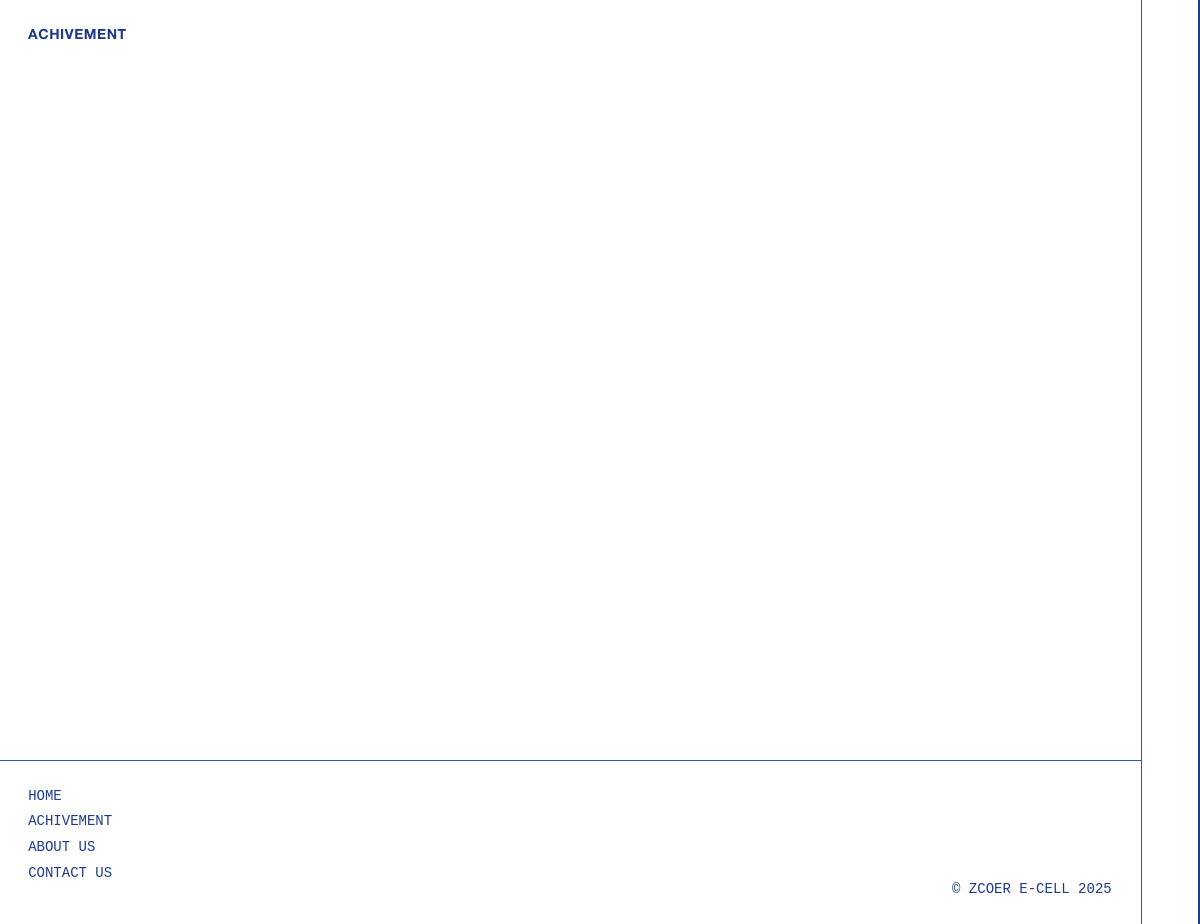
Before: /achive/ with the older database file.
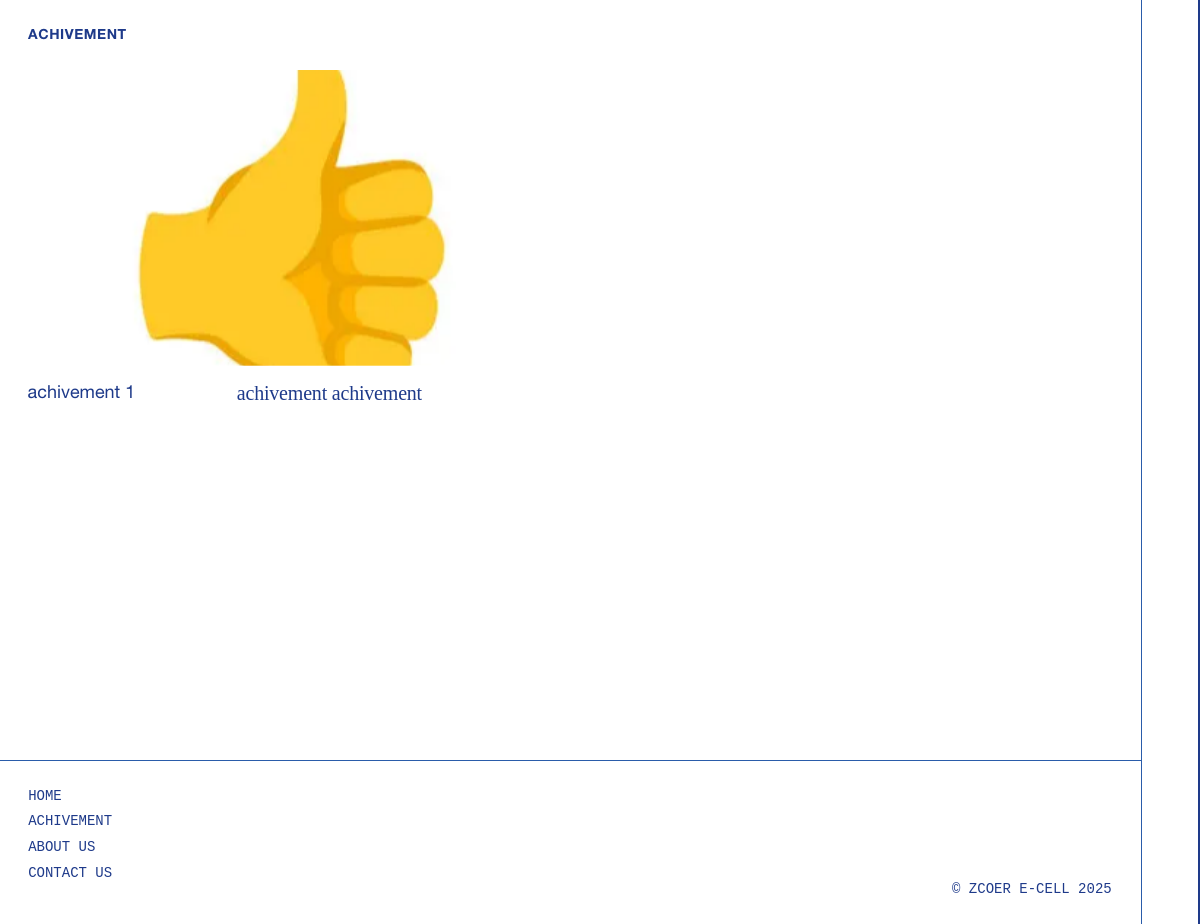
After: the same page with the newer database file.
### GeneralApp/models.py (models this page shows, shortened)
class Achivement(models.Model):
    title = models.CharField(max_length=200)
    header_image = models.ImageField(upload_to='event_headers/')
    detail_description = HTMLField(blank=True)
    date = models.DateField(auto_now=False, auto_now_add=False)
    description = models.TextField(max_length=450, blank=True, default='', help_text="Enter 10 words description only")
    slug = models.SlugField(unique=True, blank=True, help_text="keep empty")

### GeneralApp/views.py (the view)
# urls.py: path('achive/', views.achive, name='achive'),
def achive(request):
    event = Achivement.objects.all()
    return render(request, 'achivement.html', {'event' : event})

### templates/achivement.html (shortened to what this page needs)
{% extends "base.html" %}
{% block body_class %}work nav--pre{% endblock %}
{% block extra_css %}
	<link href="../static/styles/work.css" rel="stylesheet">
{% endblock %}
{% block content %}
<header>
	<h1> Achivement </h1>
</header>
<section>
	<menu>
	{% for event in event %}
		<li class="event-item {% if event.status == 'ongoing' %}ongoing{% elif event.status == 'completed' %}past{% else %}upcoming{% endif %}">
			<a href="{% url 'single_achivement' event.slug %}">
				<figure style="--aspect-ratio:16 / 9">
					<picture>
						<source media="(max-width: 767px)" sizes="90vw" srcset="{{event.header_image.url}}">
						<img src="{{event.header_image.url}}">
					</picture>
				</figure>
				<div>
					<h3 class="title-summary-title">{{event.title}}</h3>
				</div>
				<blockquote class="title-summary-body">
					<p>{{event.description}}</p>
				</blockquote>
			</a>
		</li>
	{% endfor %}
	</menu>
	<br/><br/>
</section>
{% endblock %}

### templates/base.html (shortened to what this page needs)
<!doctype html>
<html lang="en-us">
	<head>
        <link href="../static/styles/common.css" rel="stylesheet">
		{% block extra_css %}{% endblock %}
    </head>
    <body id="top" class="{% block body_class %}{% endblock %}">
<main>
        {% block content %}{% endblock %}
        <footer class="main-page-footer invert" id="footer">
			<menu class="links footer-links" style="--link--count:2">
				<li>
					<a class="" href="{% url 'index' %}">
						<p class="footer-link-title">Home</p>
					</a>
				</li>
				<li>
					<a class="" href="{% url 'achive' %}">
						<p class="footer-link-title">Achivement</p>
					</a>
				</li>
				<li>
					<a class="" href="{% url 'about' %}">
						<p class="footer-link-title">About Us</p>
					</a>
				</li>
				<li>
					<a class="" href = "#detail">
						<p class="footer-link-title">Contact Us</p>
					</a>
				</li>
			</menu>
			<menu class="links footer-promo-links" style="--link--count:2">
			</menu>
			<div class="b-corp-wrapper">
				<div>&nbsp;</div>
				<p class="footer-copyright">
					&copy; ZCOER E-cell 2025
				</p>
			</div>
		</footer>
    </main>
</body>
</html>

### templates/achivement.html (style rules this page uses)
.event-item { display: block; }

Changed rows visible on the page:
added Achivement: header_image (picture), title "achivement 1", description "achivement achivement"
